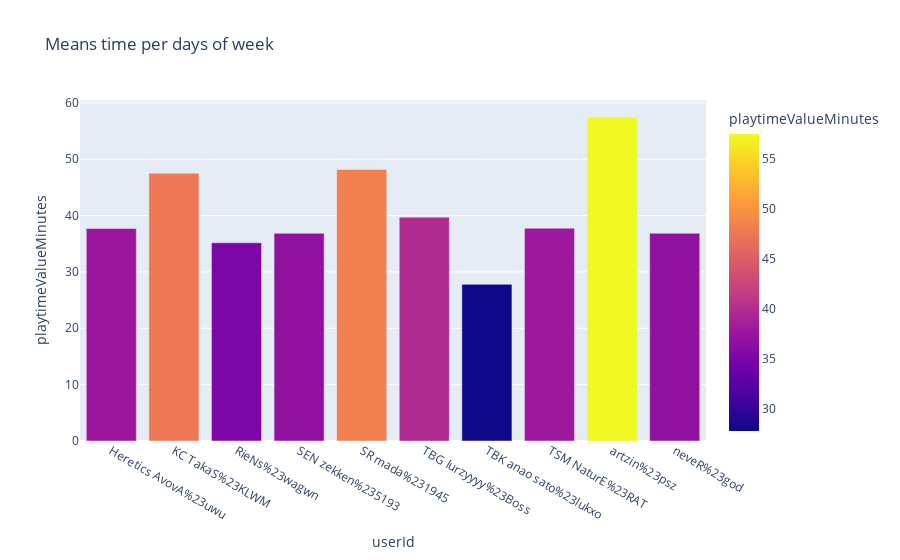

Notebook code for this chart:
### Code cell
fig = px.bar(total_time_player, x = 'userId', y = 'playtimeValueMinutes', color = 'playtimeValueMinutes', title = 'Means time per days of week')
fig.show()

### Figure 1 — Plotly figure (JSON) as saved in the notebook; plotly's stock layout.template omitted (floating-point values rounded to 4 significant figures)
{"data": [{"alignmentgroup": "True", "hovertemplate": "userId=%{x}<br>playtimeValueMinutes=%{marker.color}<extra></extra>", "legendgroup": "", "marker": {"color": [37.7, 47.52, 35.17, 36.85, 48.18, 39.72, 27.8, 37.77, 57.48, 36.85], "coloraxis": "coloraxis", "pattern": {"shape": ""}}, "name": "", "offsetgroup": "", "orientation": "v", "showlegend": false, "textposition": "auto", "type": "bar", "x": ["Heretics AvovA%23uwu", "KC TakaS%23KLWM", "RieNs%23wagwn", "SEN zekken%235193", "SR mada%231945", "TBG lurzyyyy%23Boss", "TBK anao sato%23lukxo", "TSM NaturE%23RAT", "artzin%23psz", "neveR%23god"], "xaxis": "x", "y": [37.7, 47.52, 35.17, 36.85, 48.18, 39.72, 27.8, 37.77, 57.48, 36.85], "yaxis": "y"}], "layout": {"barmode": "relative", "coloraxis": {"colorbar": {"title": {"text": "playtimeValueMinutes"}}, "colorscale": [[0, "#0d0887"], [0.1111, "#46039f"], [0.2222, "#7201a8"], [0.3333, "#9c179e"], [0.4444, "#bd3786"], [0.5556, "#d8576b"], [0.6667, "#ed7953"], [0.7778, "#fb9f3a"], [0.8889, "#fdca26"], [1, "#f0f921"]]}, "legend": {"tracegroupgap": 0}, "title": {"text": "Means time per days of week"}, "xaxis": {"anchor": "y", "domain": [0, 1], "title": {"text": "userId"}}, "yaxis": {"anchor": "x", "domain": [0, 1], "title": {"text": "playtimeValueMinutes"}}}}
